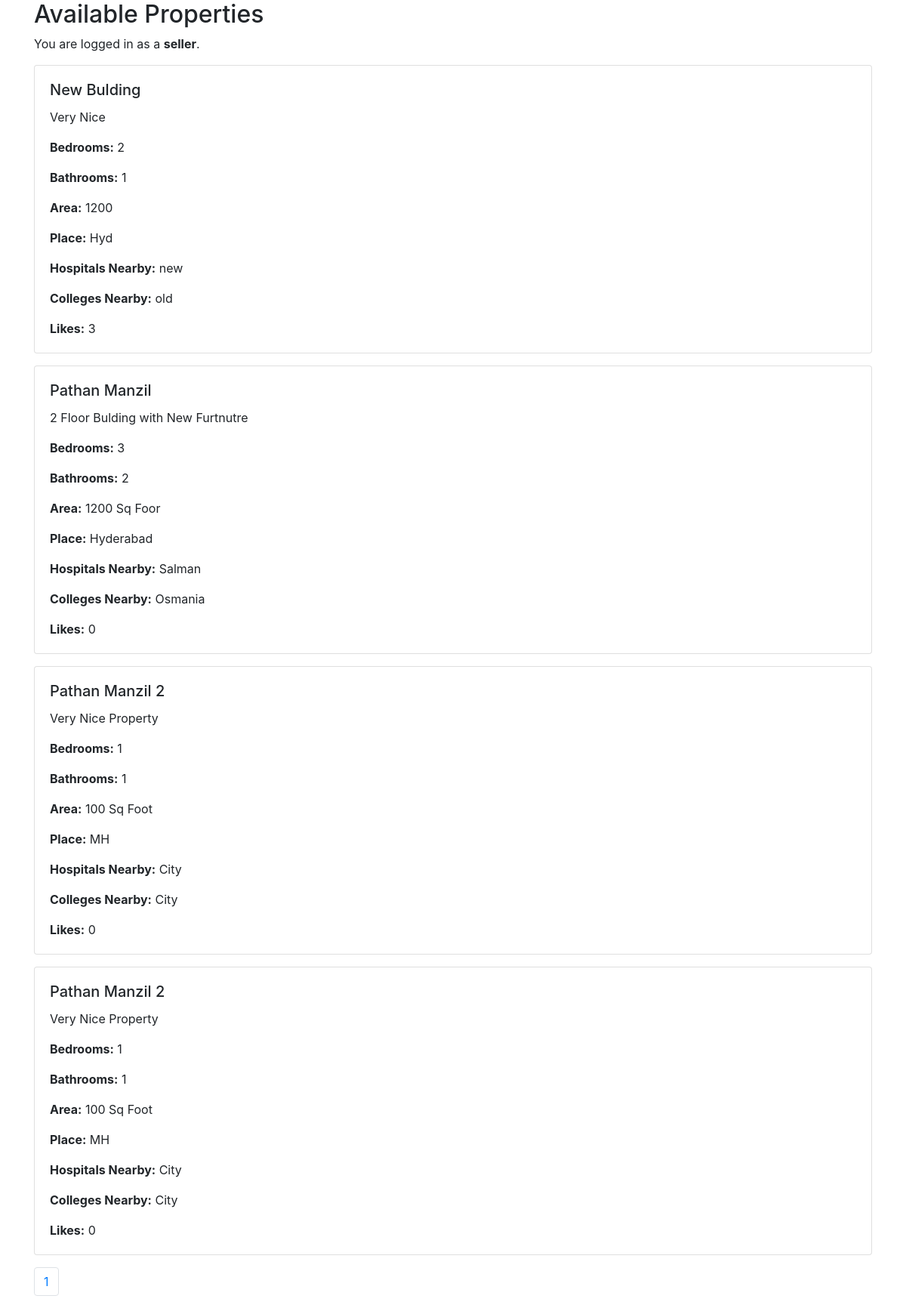
Screenshot of /view_properties.php (signed in) with the database file from the repository.
### tables this page shows
CREATE TABLE `properties` (
  `id` int(11) NOT NULL,
  `user_id` int(11) DEFAULT NULL,
  `title` varchar(100) DEFAULT NULL,
  `description` text DEFAULT NULL,
  `bedrooms` int(11) DEFAULT NULL,
  `bathrooms` int(11) DEFAULT NULL,
  `area` varchar(100) DEFAULT NULL,
  `place` varchar(100) DEFAULT NULL,
  `hospitals_nearby` varchar(255) DEFAULT NULL,
  `colleges_nearby` varchar(255) DEFAULT NULL,
  `likes` int(11) DEFAULT 0
);

### view_properties.php (the view, shortened to what this page needs)
<?php
include('config/database.php');
$user_type = $_SESSION['user_type'];
$limit = 10;
if (isset($_GET["page"])) {
    $page  = $_GET["page"];
} else {
    $page = 1;
}
$start_from = ($page - 1) * $limit;
$sql = "SELECT * FROM properties LIMIT $start_from, $limit";
$result = $conn->query($sql);
$sql_total = "SELECT COUNT(id) FROM properties";
$total_records = $conn->query($sql_total)->fetch_array()[0];
$total_pages = ceil($total_records / $limit);
?>
<!DOCTYPE html>
<html lang="en">
<head>
    <link href="https://stackpath.bootstrapcdn.com/bootstrap/4.5.2/css/bootstrap.min.css" rel="stylesheet">
</head>
<body>
    <div class="container">
        <h2>Available Properties</h2>
        <p>You are logged in as a <strong><?php echo $user_type; ?></strong>.</p>
        <?php while ($row = $result->fetch_assoc()): ?>
        <div class="card mb-3">
            <div class="card-body">
                <h5 class="card-title"><?= $row['title'] ?></h5>
                <p class="card-text"><?= $row['description'] ?></p>
                <p class="card-text"><strong>Bedrooms:</strong> <?= $row['bedrooms'] ?></p>
                <p class="card-text"><strong>Bathrooms:</strong> <?= $row['bathrooms'] ?></p>
                <p class="card-text"><strong>Area:</strong> <?= $row['area'] ?></p>
                <p class="card-text"><strong>Place:</strong> <?= $row['place'] ?></p>
                <p class="card-text"><strong>Hospitals Nearby:</strong> <?= $row['hospitals_nearby'] ?></p>
                <p class="card-text"><strong>Colleges Nearby:</strong> <?= $row['colleges_nearby'] ?></p>
                <span><strong>Likes:</strong> <?= $row['likes'] ?></span>
            </div>
        </div>
        <?php endwhile; ?>
        <nav aria-label="Page navigation example">
            <ul class="pagination">
                <?php for ($i = 1; $i <= $total_pages; $i++): ?>
                <li class="page-item"><a class="page-link" href="view_properties.php?page=<?= $i ?>"><?= $i ?></a></li>
                <?php endfor; ?>
            </ul>
        </nav>
    </div>
</body>
</html>

### rows the page displays
properties: title "New Bulding", description "Very Nice", bedrooms "2", bathrooms "1", area "1200", place "Hyd", hospitals_nearby "new", colleges_nearby "old", likes "3"
properties: title "Pathan Manzil", description "2 Floor Bulding with New Furtnutre", bedrooms "3", bathrooms "2", area "1200 Sq Foor", place "Hyderabad", hospitals_nearby "Salman", colleges_nearby "Osmania", likes "0"
properties: title "Pathan Manzil 2", description "Very Nice Property", bedrooms "1", bathrooms "1", area "100 Sq Foot", place "MH", hospitals_nearby "City", colleges_nearby "City", likes "0"
properties: title "Pathan Manzil 2", description "Very Nice Property", bedrooms "1", bathrooms "1", area "100 Sq Foot", place "MH", hospitals_nearby "City", colleges_nearby "City", likes "0"

### other values shown
$user_type "seller"
